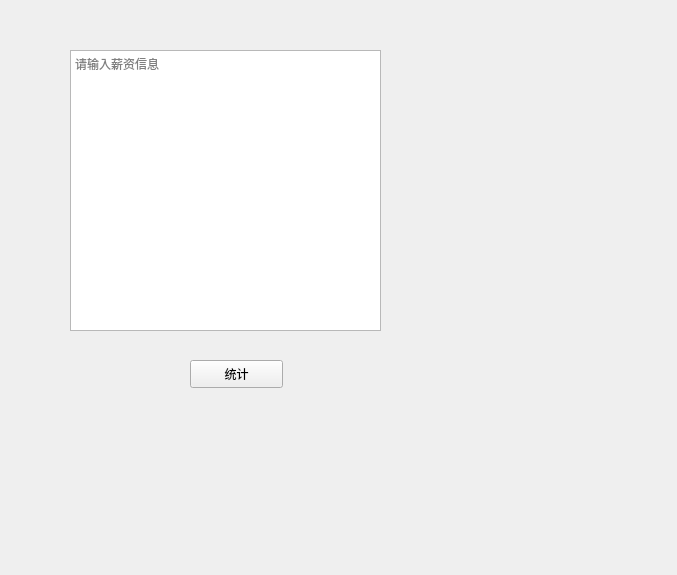
<?xml version="1.0" encoding="UTF-8"?>
<ui version="4.0">
 <class>Form</class>
 <widget class="QWidget" name="Form">
  <property name="geometry">
   <rect>
    <x>0</x>
    <y>0</y>
    <width>677</width>
    <height>575</height>
   </rect>
  </property>
  <property name="windowTitle">
   <string>统计薪资</string>
  </property>
  <widget class="QPlainTextEdit" name="textEdit">
   <property name="geometry">
    <rect>
     <x>70</x>
     <y>50</y>
     <width>311</width>
     <height>281</height>
    </rect>
   </property>
   <property name="placeholderText">
    <string>请输入薪资信息</string>
   </property>
  </widget>
  <widget class="QPushButton" name="button">
   <property name="geometry">
    <rect>
     <x>190</x>
     <y>360</y>
     <width>93</width>
     <height>28</height>
    </rect>
   </property>
   <property name="text">
    <string>统计</string>
   </property>
  </widget>
 </widget>
 <resources/>
 <connections/>
</ui>
